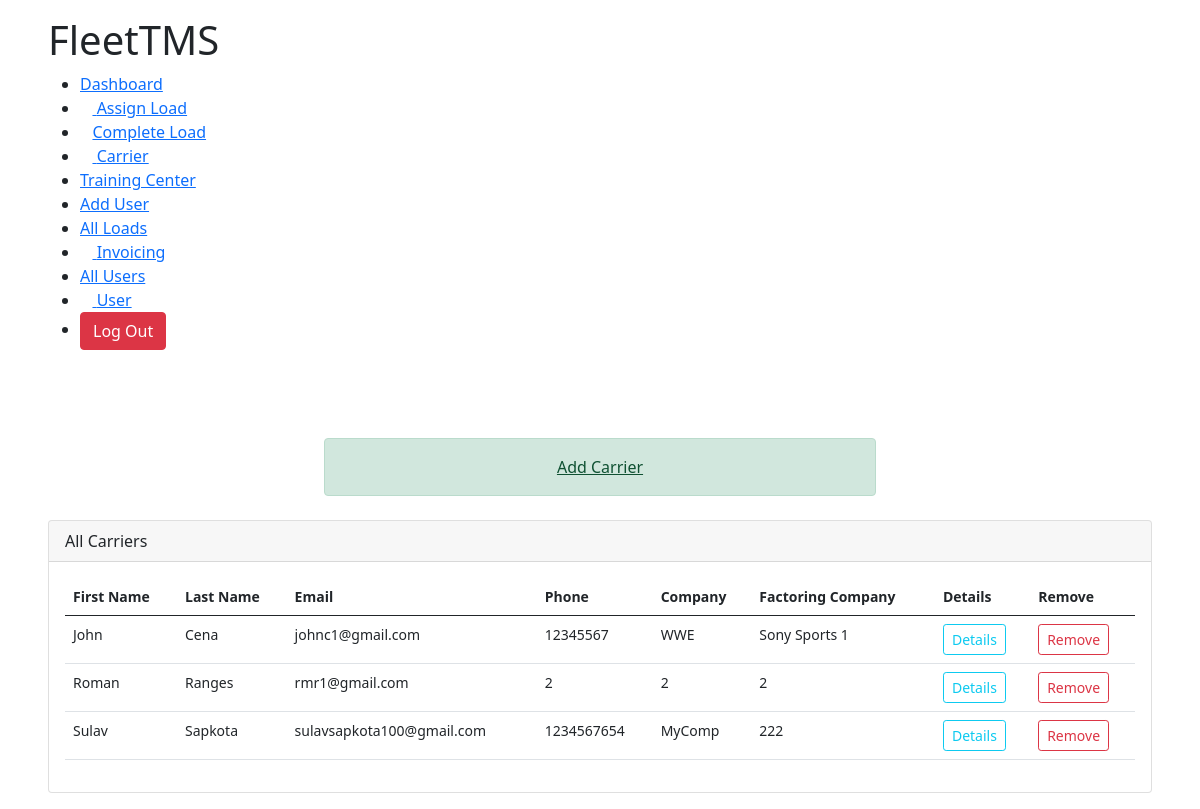
The app's page /all_carrier (signed in), older data.
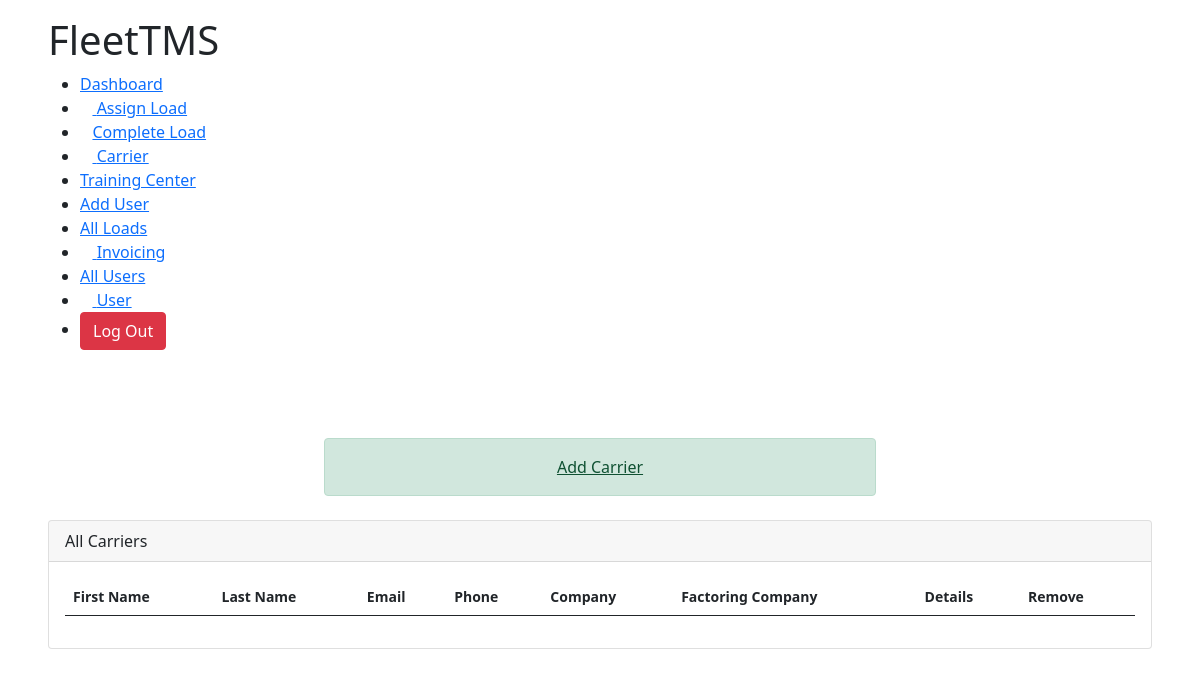
The same page, newer data.
### TMSTruck/models.py (models this page shows, shortened)
class Carrier(models.Model):
	user					= models.ForeignKey(Account,on_delete=models.CASCADE,null=True,blank=True)
	firstName 				= models.CharField(max_length=100,null=True)
	lastName				= models.CharField(max_length=100,null=True)
	company 				= models.CharField(max_length=100,null=True)
	email					= models.EmailField(max_length=100,null=True)
	phone					= models.IntegerField(null=True)
	mc_number 				= models.IntegerField(null=True)
	dot_number				= models.IntegerField(null=True)
	factoring_phone			= models.IntegerField(null=True)
	willing_states			= models.TextField(max_length=1000,null=True)
	carrier_status			= models.CharField(max_length=100,null=True)
	factoring_company		= models.CharField(max_length=100,null=True)
	mc_upload		 		= models.FileField(upload_to=carrierMcFiles,null=True)
	costPerMile				= models.IntegerField(null=True)

### TMSTruck/decorators.py (the view)
        def wrapper(request, *args, **kwargs):
            group = None
            if request.user.groups.exists():
                group = request.user.groups.all()[0].name
            if group in allowed_roles:
                return view_func(request, *args, **kwargs)
            elif group == 'Trainee':
                return redirect("user")
            else:
                return HttpResponse("You are not authorized to visit this page. ")

### TMSTruck/views.py (called while the page is built)
@login_required(login_url="login")
@customRoles(allowed_roles=['Admin','Accounting','Hiring Manager', 'Logistics Manager'])
def all_carrier(request):
	acc = Account.objects.get(user=request.user)
	carriers = Carrier.objects.filter(user =acc)
	template = 'TMSTruck/carrier/all_carrier.html'
	group = request.user.groups.all()[0].name
	context = {
		'carriers':carriers,
		'group':group
	}
	return render(request,template,context)

### TMSTruck/templates/TMSTruck/carrier/all_carrier.html (shortened to what this page needs)
{% extends 'TMSTruck/base.html' %}
{% load static %}
{% block content %}
<!DOCTYPE html>
<html lang="en">
<head>
    <link rel="stylesheet" href="{% static 'css/dashboard.css' %}">
</head>
<body>
    <div class="main-body">
        {% if group == 'Accounting' %}
        {% include 'TMSTruck/navbars/accounting_navbar.html' %}
        {% elif group == 'Admin' %}
        {% include 'TMSTruck/navbars/admin_navbar.html' %}
        {% elif group == 'Hiring Manager' %}
        {% include 'TMSTruck/navbars/hiring_manager_navbar.html' %}
        {% elif group == 'Logistics Manager' %}
        {% include 'TMSTruck/navbars/logistics_manager.html' %}
        {% endif %}<br><br>
        <div class="col-md-6 mx-auto">
            <a style="display: flex; justify-content: center; "class="mb-4 alert alert-success" href="{% url 'add_carrier' %}">Add Carrier</a>
        </div>
        <div class="row">
            <div class="col-md-12">
                <div class="card">
                    <div class="card-header">All Carriers</div>
                    <div class="card-body">
                        <table class="table">
                            <thead>
                                <tr>
                                    <th scope="col">First Name</th>
                                    <th scope="col">Last Name</th>
                                    <th scope="col">Email</th>
                                    <th scope="col">Phone</th>
                                    <th scope="col">Company</th>
                                    <th scope="col">Factoring Company</th>
                                    <th scope="col">Details</th>
                                    <th scope="col">Remove</th>
                                </tr>
                            </thead>
                            <tbody>
                                {% for carrier in carriers %}
                                <tr>
                                    <td>{{carrier.firstName}}</td>
                                    <td>{{carrier.lastName}}</td>
                                    <td>{{carrier.email}}</td>
                                    <td>{{carrier.phone}}</td>
                                    <td>{{carrier.company}}</td>
                                    <td>{{carrier.factoring_company}}</td>
                                    <td><a href="{% url 'user_detail' carrier.id %}"><button class="btn btn-outline-info btn-sm">Details</button></a></td>
                                    <td><a href="{% url 'remove_carrier' carrier.id %}"><button class="btn btn-outline-danger btn-sm">Remove</button></a></td>
                                </tr>
                                {% endfor %}
                            </tbody>
                        </table>
                    </div>
                </div>
            </div>
        </div>
    </div>
</body>
</html>
{% endblock %}

### TMSTruck/templates/TMSTruck/base.html (shortened to what this page needs)
{% load static %}
<!doctype html>
<html lang="en">
  <head>
    <link rel="stylesheet" href="https://stackpath.bootstrapcdn.com/bootstrap/5.0.0-alpha1/css/bootstrap.min.css">
    <link rel="stylesheet" href="https://cdnjs.cloudflare.com/ajax/libs/font-awesome/4.7.0/css/font-awesome.min.css">
    <link rel="stylesheet" href="{% static 'css/base.css' %}">
  </head>
  <body>
    {% block content %}
    {% endblock %}
  </body>
</html>

### TMSTruck/templates/TMSTruck/navbars/admin_navbar.html (shortened to what this page needs)
{% extends 'TMSTruck/base.html' %}
{% load static %}
{% block content %}
<link rel="stylesheet" href="{% static 'css/dashboard.css' %}">
<div class="header mt-3">
    <div class="topic">
        <h1 style="font-size: 40px;" class="display-4">FleetTMS</h1>
    </div>
    <div class="navs" >
        <ul>
            <li><a href = "{% url 'dashboard' %}">Dashboard</a></li>
            <li><a  href = "{% url 'assign_load' %}"><i class="fa fa-plus"></i> Assign Load</a></li>
            <li><a  href = "{% url 'complete_load' %}"><i class="fa fa-check"></i>Complete Load</a></li>
            <li><a href = "{% url 'all_carrier' %}"><i class="fas fa-truck"></i> Carrier</a></li>
            <li><a href = "{% url 'training_center' %}">Training Center</a></li>
            <li><a  href = "{% url 'add_user' %}">Add User</a> </li>
            <li><a href="{% url 'all_loads' %}">All Loads</a></li>
            <li><a  href = "{% url 'all_invoice' %}"><i class="fas fa-file-invoice-dollar"></i> Invoicing</a></li>
            <li><a href="{% url 'all_users' %}">All Users</a></li>
            <li><a  href = "{% url 'user_info' %}"><i class="fa fa-user"></i> User</a></li>
            <li><a href = "{% url 'logout' %}" ><button class="btn btn-danger">Log Out</button></a></li>
        </ul>
    </div>
</div><br>
{% endblock %}

### static/css/base.css (style rules this page uses)
* { padding: 0px; margin: 0px; }
.main-body { margin: 1rem 3rem; }

### TMSTruck/templates/TMSTruck/carrier/all_carrier.html (style rules this page uses)
table { font-size: 14px; }

Row changes from the older to the newer data that the page shows:
removed Carrier: firstName "John", lastName "Cena", email "johnc1@gmail.com", phone "12345567", company "WWE", factoring_company "Sony Sports 1"
removed Carrier: firstName "Roman", lastName "Ranges", email "rmr1@gmail.com", phone "2", company "2", factoring_company "2"
removed Carrier: firstName "Sulav", lastName "Sapkota", email "sulavsapkota100@gmail.com", phone "1234567654", company "MyComp", factoring_company "222"
